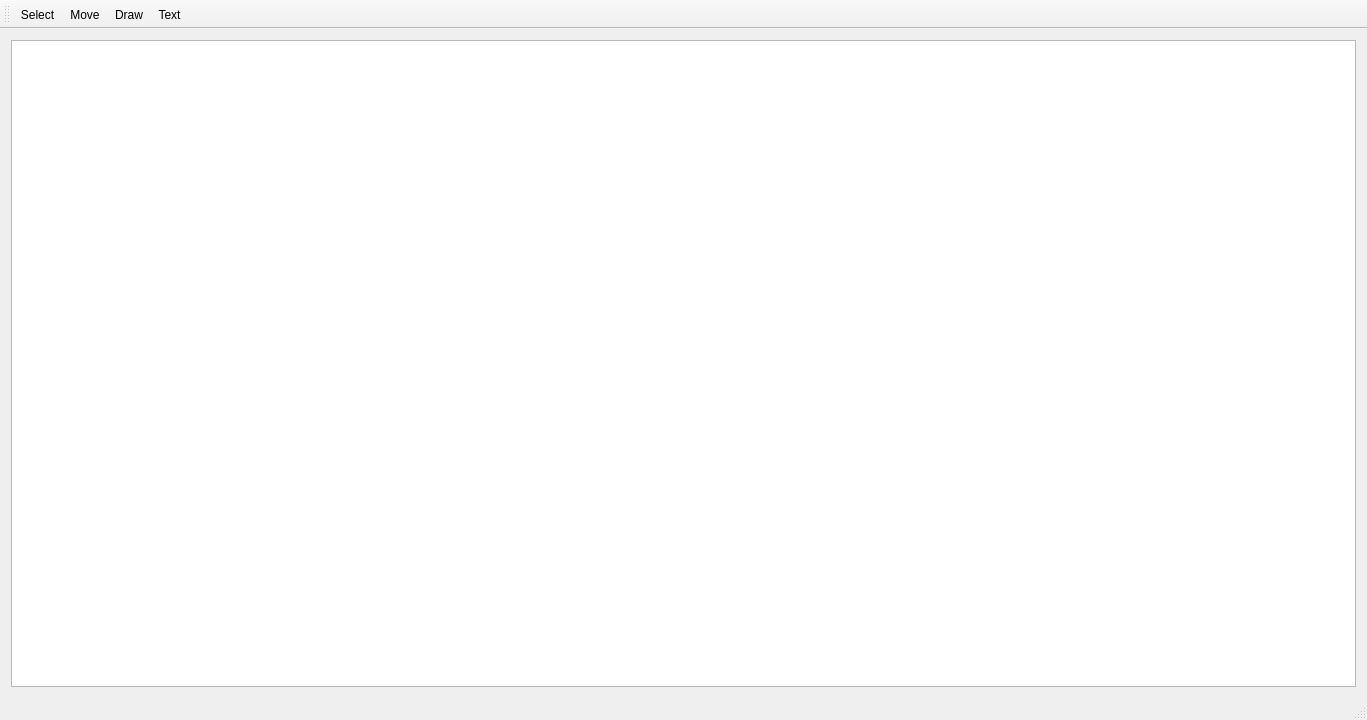
<?xml version="1.0" encoding="UTF-8"?>
<ui version="4.0">
 <class>MainWindow</class>
 <widget class="QMainWindow" name="MainWindow">
  <property name="geometry">
   <rect>
    <x>0</x>
    <y>0</y>
    <width>1367</width>
    <height>720</height>
   </rect>
  </property>
  <property name="windowTitle">
   <string>MainWindow</string>
  </property>
  <widget class="QWidget" name="centralWidget">
   <layout class="QGridLayout" name="gridLayout">
    <item row="0" column="0">
     <widget class="QGraphicsView" name="graphicsView"/>
    </item>
   </layout>
  </widget>
  <widget class="QMenuBar" name="menuBar">
   <property name="geometry">
    <rect>
     <x>0</x>
     <y>0</y>
     <width>1367</width>
     <height>29</height>
    </rect>
   </property>
  </widget>
  <widget class="QToolBar" name="mainToolBar">
   <attribute name="toolBarArea">
    <enum>TopToolBarArea</enum>
   </attribute>
   <attribute name="toolBarBreak">
    <bool>false</bool>
   </attribute>
   <addaction name="actionSelect"/>
   <addaction name="actionMove"/>
   <addaction name="actionDraw"/>
   <addaction name="actionText"/>
  </widget>
  <widget class="QStatusBar" name="statusBar"/>
  <action name="actionMove">
   <property name="text">
    <string>Move</string>
   </property>
   <property name="shortcut">
    <string>Ctrl+M</string>
   </property>
  </action>
  <action name="actionDraw">
   <property name="text">
    <string>Draw</string>
   </property>
   <property name="shortcut">
    <string>Ctrl+D</string>
   </property>
  </action>
  <action name="actionText">
   <property name="text">
    <string>Text</string>
   </property>
   <property name="toolTip">
    <string>Insert Text</string>
   </property>
   <property name="shortcut">
    <string>Ctrl+T</string>
   </property>
  </action>
  <action name="actionSelect">
   <property name="text">
    <string>Select</string>
   </property>
   <property name="toolTip">
    <string>Select Mode</string>
   </property>
   <property name="shortcut">
    <string>Ctrl+S, Esc</string>
   </property>
  </action>
 </widget>
 <layoutdefault spacing="6" margin="11"/>
 <resources/>
 <connections/>
</ui>
